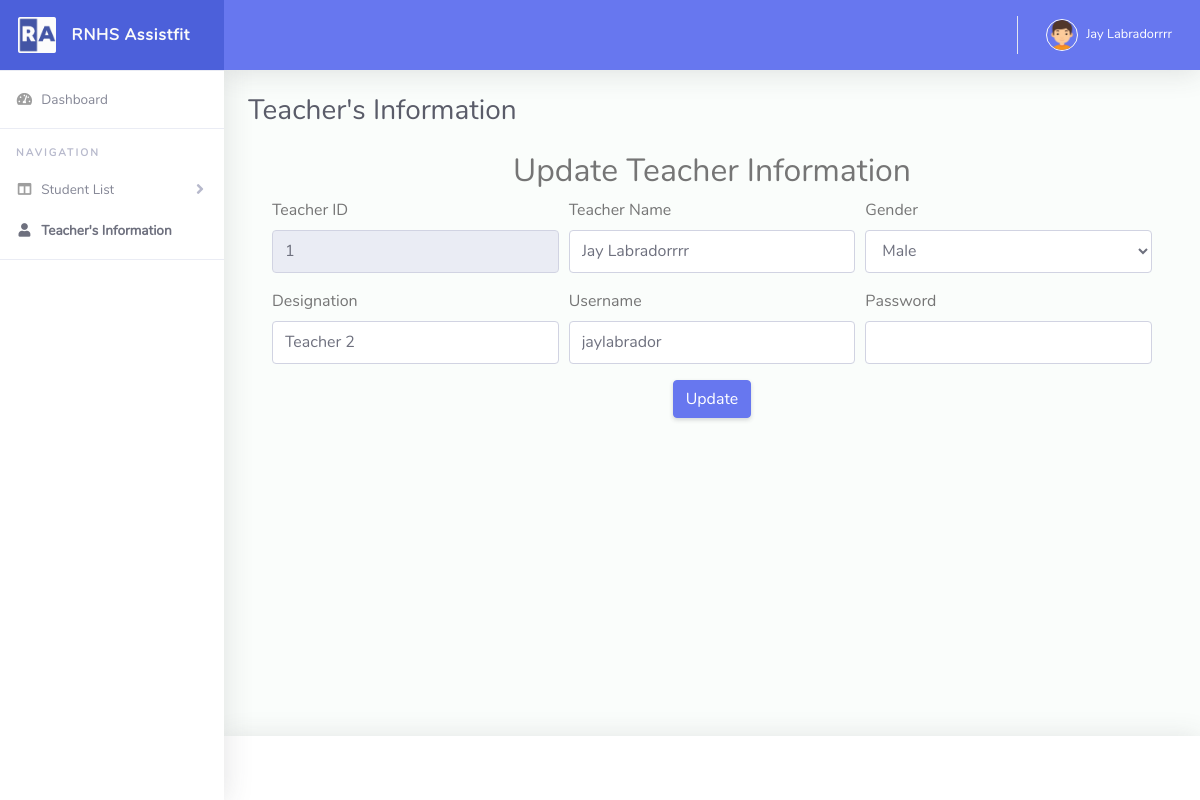
Screenshot of /teacher.php (signed in) with the database file from the repository.
### tables this page shows
CREATE TABLE `teachers` (
  `teacher_id` int(11) NOT NULL,
  `teacher_name` text NOT NULL,
  `teacher_gender` text NOT NULL,
  `teacher_designation` text NOT NULL,
  `teacher_username` text NOT NULL,
  `teacher_password` text NOT NULL,
  `teacher_status` int(11) NOT NULL DEFAULT 1
);

### teacher.php (the view, shortened to what this page needs)
<?php
require_once 'conn.php';
$teacher_id = $_SESSION['teacher_id'];
$stmt = $conn->prepare("SELECT * FROM teachers WHERE teacher_id = ?");
$stmt->bind_param("i", $teacher_id);
$stmt->execute();
$result = $stmt->get_result();
$teacher = $result->fetch_assoc();
?>
<!DOCTYPE html>
<html lang="en">
<head>
  <link href="vendor/fontawesome-free/css/all.min.css" rel="stylesheet" type="text/css">
  <link href="vendor/bootstrap/css/bootstrap.min.css" rel="stylesheet" type="text/css">
  <link href="css/ruang-admin.min.css" rel="stylesheet">
</head>
<body id="page-top">
  <div id="wrapper">
    <ul class="navbar-nav sidebar sidebar-light accordion" id="accordionSidebar">
      <a class="sidebar-brand d-flex align-items-center justify-content-center" href="index.php">
        <div class="sidebar-brand-icon">
          <img src="img/logo/logo2.png">
        </div>
        <div class="sidebar-brand-text mx-3">RNHS Assistfit</div>
      </a>
      <hr class="sidebar-divider my-0">
      <li class="nav-item">
        <a class="nav-link " href="index.php">
          <i class="fas fa-fw fa-tachometer-alt"></i>
          <span>Dashboard</span></a>
        </li>
        <hr class="sidebar-divider">
        <div class="sidebar-heading">
          Navigation
        </div>
        <li class="nav-item">
          <a class="nav-link collapsed" href="#" data-toggle="collapse" data-target="#collapsePage" aria-expanded="true"
          aria-controls="collapsePage">
          <i class="fas fa-fw fa-columns"></i>
          <span>Student List</span>
        </a>
        </li>
        <li class="nav-item active">
          <a class="nav-link " href="teacher.php">
            <i class="fas fa-fw fa-user"></i>
            <span>Teacher's Information</span></a>
          </li>
          <hr class="sidebar-divider">
        </ul>
        <div id="content-wrapper" class="d-flex flex-column">
          <div id="content">
            <nav class="navbar navbar-expand navbar-light bg-navbar topbar mb-4 static-top">
              <ul class="navbar-nav ml-auto">
                <li class="nav-item dropdown no-arrow">
                  <a class="nav-link dropdown-toggle" href="#" id="userDropdown" role="button" data-toggle="dropdown"
                  aria-haspopup="true" aria-expanded="false">
                  <img class="img-profile rounded-circle" src="img/boy.png" style="max-width: 60px">
                  <span class="ml-2 d-none d-lg-inline text-white small"><?=$_SESSION['teacher_name']?></span>
                </a>
              </li>
            </ul>
          </nav>
          <div class="container-fluid" id="container-wrapper">
            <div class="d-sm-flex align-items-center justify-content-between mb-4">
              <h1 class="h3 mb-0 text-gray-800">Teacher's Information</h1>
            </div>
            <div class="container">
              <div class="form-container">
                <h2 class="text-center">Update Teacher Information</h2>
                <form action="update_teacher.php" method="post">
                  <div class="form-row">
                    <div class="form-group col-lg-4 col-md-6 col-sm-12">
                      <label for="teacher_id">Teacher ID</label>
                      <input type="text" class="form-control" id="teacher_id" name="teacher_id" value="<?php echo htmlspecialchars($teacher['teacher_id']); ?>" required readonly>
                    </div>
                    <div class="form-group col-lg-4 col-md-6 col-sm-12">
                      <label for="teacher_name">Teacher Name</label>
                      <input type="text" class="form-control" id="teacher_name" name="teacher_name" value="<?php echo htmlspecialchars($teacher['teacher_name']); ?>" required>
                    </div>
                    <div class="form-group col-lg-4 col-md-6 col-sm-12">
                      <label for="teacher_gender">Gender</label>
                      <select class="form-control" id="teacher_gender" name="teacher_gender" required>
                        <option value="Male" <?php if ($teacher['teacher_gender'] == 'Male') echo 'selected'; ?>>Male</option>
                      </select>
                    </div>
                  </div>
                  <div class="form-row">
                    <div class="form-group col-lg-4 col-md-6 col-sm-12">
                      <label for="teacher_designation">Designation</label>
                      <input type="text" class="form-control" id="teacher_designation" name="teacher_designation" value="<?php echo htmlspecialchars($teacher['teacher_designation']); ?>" required>
                    </div>
                    <div class="form-group col-lg-4 col-md-6 col-sm-12">
                      <label for="teacher_username">Username</label>
                      <input type="text" class="form-control" id="teacher_username" name="teacher_username" value="<?php echo htmlspecialchars($teacher['teacher_username']); ?>" required title="Do not edit if you will not change your username">
                    </div>
                    <div class="form-group col-lg-4 col-md-6 col-sm-12">
                      <label for="teacher_password">Password</label>
                      <input minlength="6" type="password" class="form-control" id="teacher_password" name="teacher_password" title="Do not edit if you will not change your password">
                    </div>
                  </div>
                  <div class="text-center">
                    <button type="submit" class="btn btn-primary">Update</button>
                  </div>
                </form>
              </div>
            </div>
          </div>
        </div>
        <footer class="sticky-footer bg-white">
        </footer>
      </div>
    </div>
  </body>
  </html>

### rows the page displays
teachers: teacher_id "1", teacher_name "Jay Labradorrrr", teacher_gender "Male", teacher_designation "Teacher 2", teacher_username "jaylabrador"

### other values shown
$_SESSION['teacher_name'] "Jay Labradorrrr"
